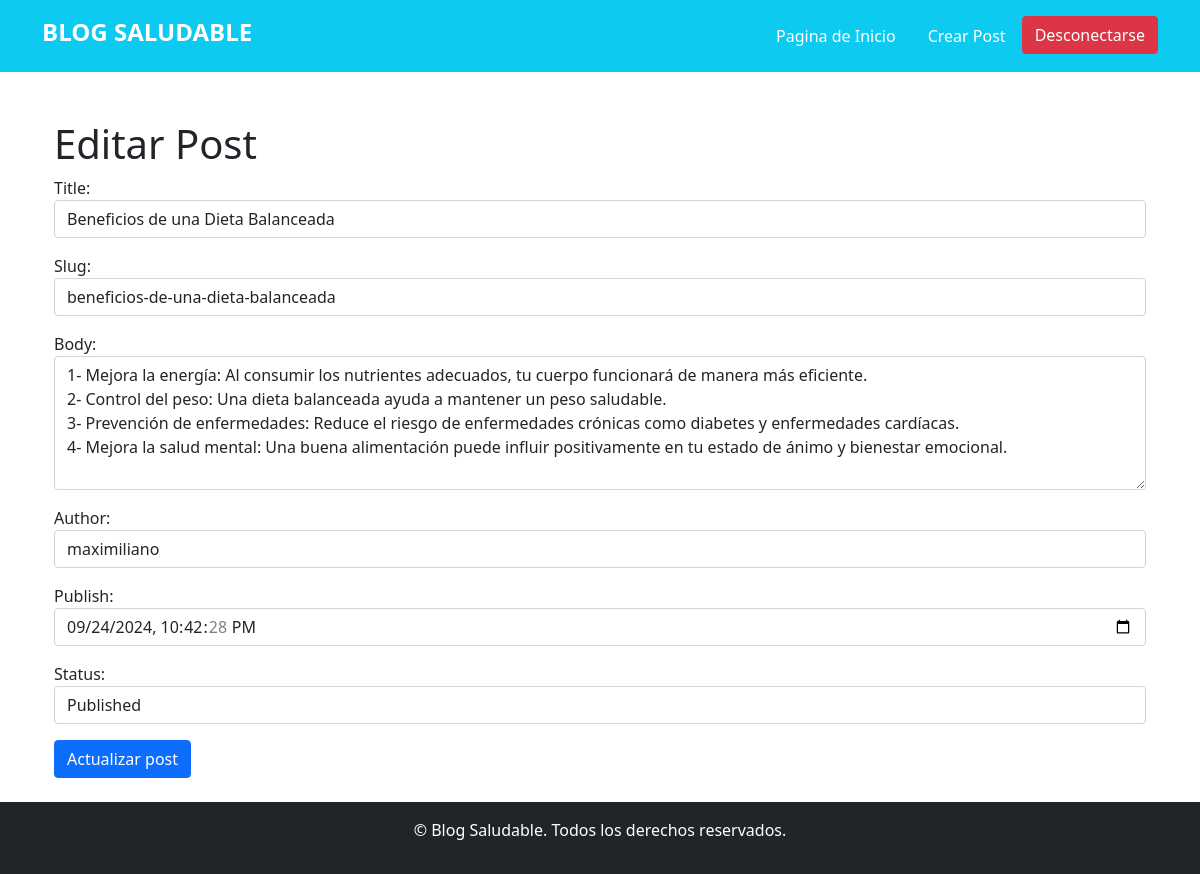
The app's page /posts/8/edit/ (signed in) with its own data.
### post/models.py (models this page shows, shortened)
class Post(models.Model):
    class Status(models.TextChoices):
        DRAFT = 'DF', 'Draft'
        PUBLISHED = 'PB', 'Published'
    title = models.CharField(max_length=250)
    slug = models.SlugField(
        max_length=250,
        unique_for_date='publish')
    body = models.TextField()
    author = models.ForeignKey(
        settings.AUTH_USER_MODEL,
        on_delete=models.CASCADE,
        related_name='blog_posts'
    )
    publish = models.DateTimeField(default=timezone.now)
    created = models.DateTimeField(auto_now_add=True)
    updated = models.DateTimeField(auto_now=True)
    status = models.CharField(
        max_length=2,
        choices=Status,
        default=Status.DRAFT
    )
    objects = models.Manager() # El manejador por defecto
    published = PublishedManager() # El manejador customizado
    tags = TaggableManager()
    class Meta:
        ordering = ['-publish']
        indexes = [
            models.Index(fields=['-publish'])
        ]

### post/views.py (the view)
# urls.py: path('<int:post_id>/edit/', views.edit_post, name='edit_post'),
@login_required
def edit_post(request, post_id):
    post = get_object_or_404(Post, id=post_id)
    if request.user != post.author:
        messages.error(request, "No tienes permiso para editar este post.")
        return redirect('post:post_detail', post_id=post.id)
    if request.method == "POST":
        form = PostForm(request.POST, instance=post)
        if form.is_valid():
            form.save()
            messages.success(request, "Post actualizado correctamente.")
            return redirect('post:post_list')
    else:
        form = PostForm(instance=post)
    return render(request, "post/edit_post.html", {'form': form, 'post': post})

### post/forms.py
class PostForm(forms.ModelForm):
    class Meta:
        model = Post
        fields = ['title', 'slug', 'body', 'author', 'publish', 'status', 'tags']  # Include all fields you want in the form
        widgets = {
            'title': forms.TextInput(attrs={
                'class': 'form-control',
                'placeholder': 'Título del post',
            }),
            'slug': forms.TextInput(attrs={
                'class': 'form-control',
                'placeholder': 'Slug del post (URL-friendly)',
            }),
            'body': forms.Textarea(attrs={
                'class': 'form-control',
                'placeholder': 'Escribe el contenido del post aquí...',
                'rows': 5,
            }),
            'author': forms.Select(attrs={
                'class': 'form-control',
            }),
            'publish': forms.DateTimeInput(attrs={
                'class': 'form-control',
                'type': 'datetime-local',
            }),
            'status': forms.Select(attrs={
                'class': 'form-control',
            }),
        }

### post/templates/post/edit_post.html (shortened to what this page needs)
{% extends "base.html" %}
{% block content %}
<div class="container mt-5">
    <h1>Editar Post</h1>
    <form method="POST">
        {{ form.as_p }}
        <button type="submit" class="btn btn-primary">Actualizar post</button>
    </form>
</div>
{% endblock %}

### post/static/css/blog.css (style rules this page uses)
* { margin: 0; padding: 0; box-sizing: border-box; }
button { background-color: #61dafb; border: none; border-radius: 5px; padding: 10px 15px; color: #282c34; font-size: 14px; cursor: pointer; transition: background-color 0.3s; }

### records on screen
Post: title "Beneficios de una Dieta Balanceada", slug "beneficios-de-una-dieta-balanceada", body "1- Mejora la energía: Al consumir los nutrientes adecuados, tu cuerpo funcionará de manera más eficiente. 2- Control del peso: Una dieta balanceada ayuda a mantener un peso saludable. 3- Prevención de enfermedades: Reduce el riesgo de enfermedades crónicas como diabetes y enfermedades cardíacas. 4- Mejora la salud mental: Una buena alimentación puede influir positivamente en tu estado de ánimo y bienestar emocional.", author "maximiliano", publish "09/24/2024 22:42:28", status "Published"
